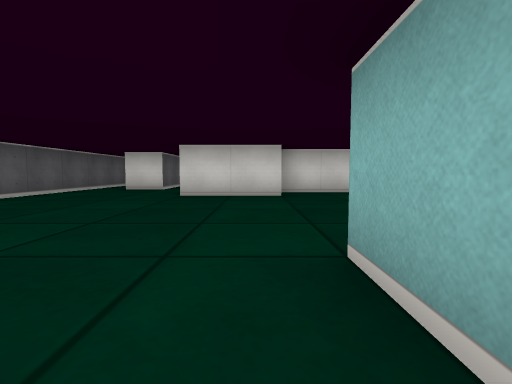
View 1 (above)

20 first-person views from a walk through a cub3D level. The camera is about half as high as the walls, tilts 4° down and sees 85° across. The floor is counted in squares. Each view is taken from the middle of a square. On the plan, view 1 faces up. The plan holds only what a view shows up to about 9 squares ahead; the rest is blank.

View 2
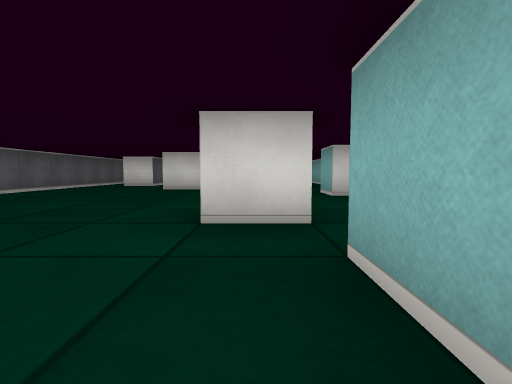

View 3
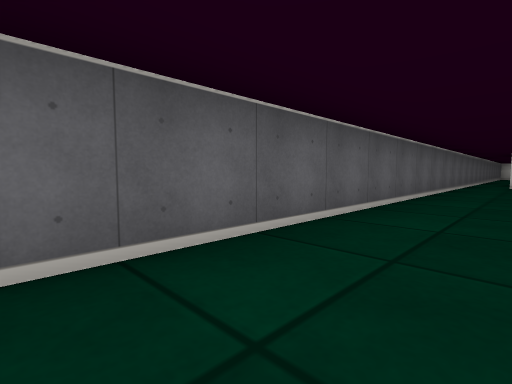

View 4
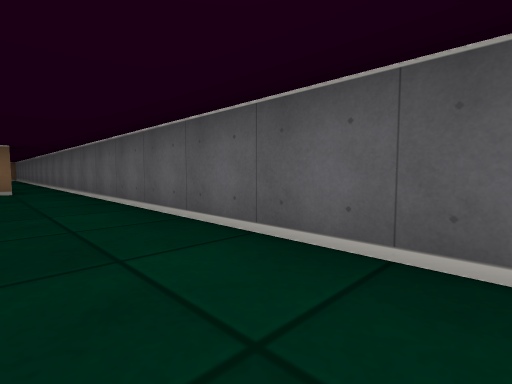

View 5
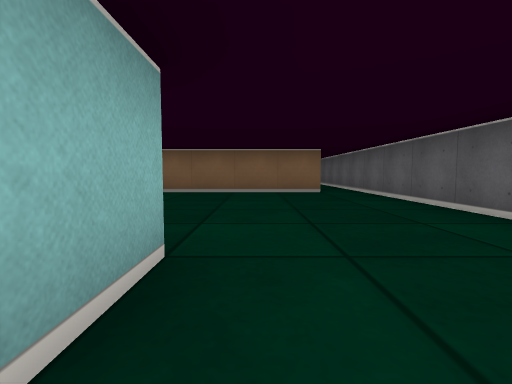

View 6
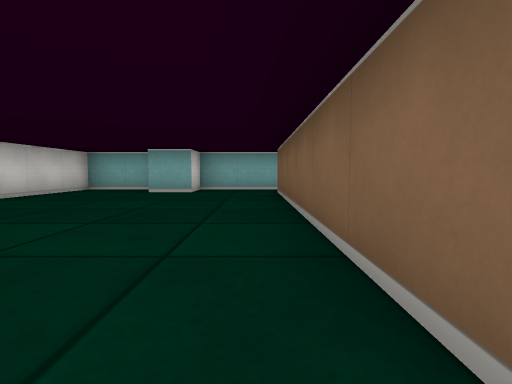

View 7
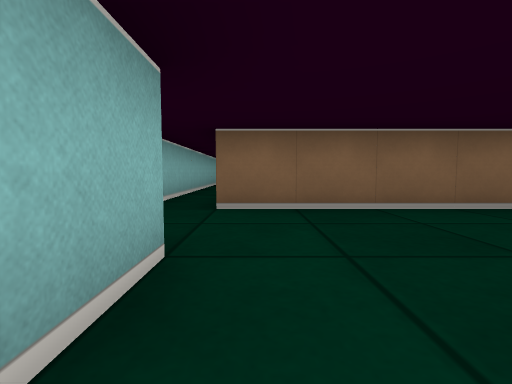

View 8
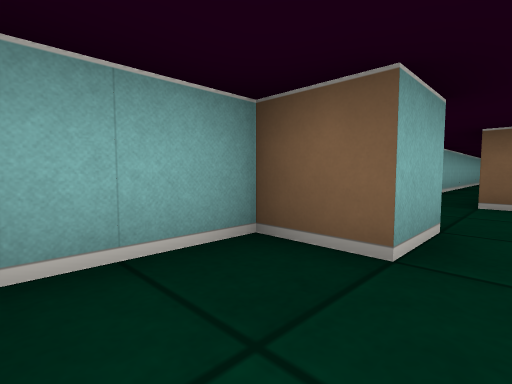

View 9
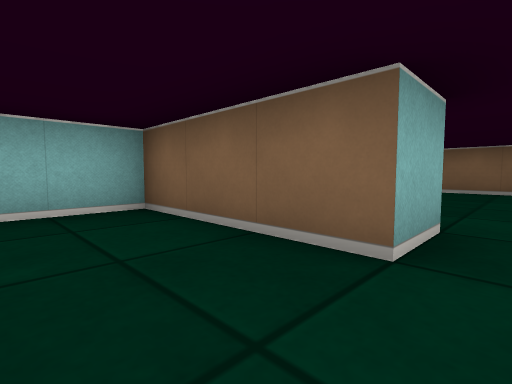

View 10
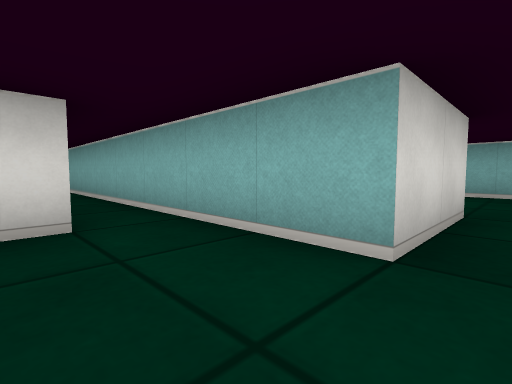

View 11
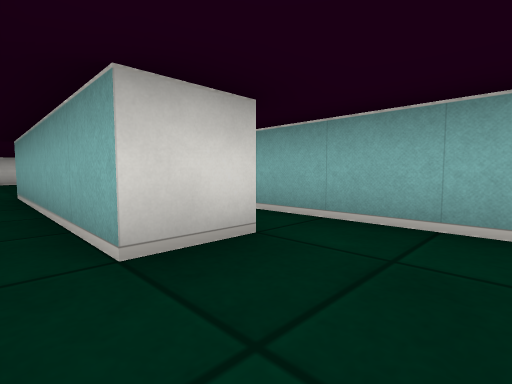

View 12
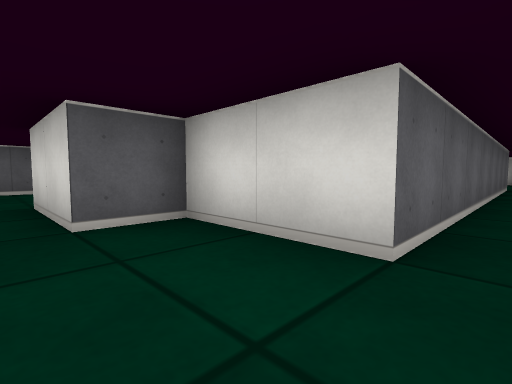

View 13
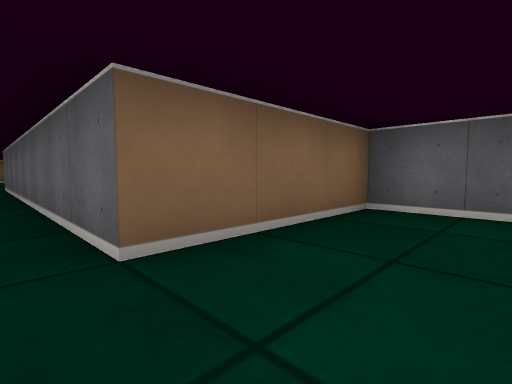

View 14
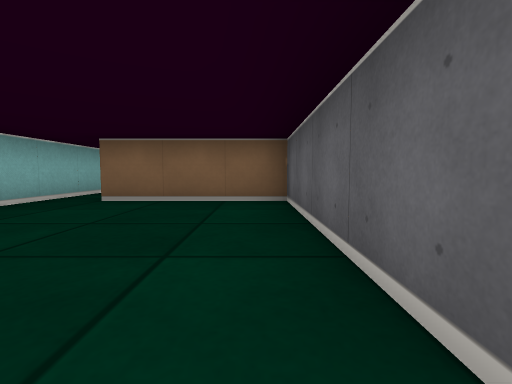

View 15
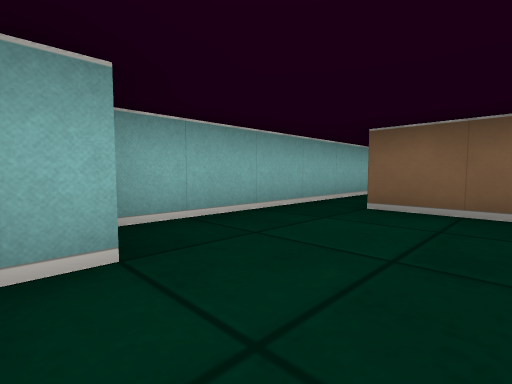

View 16
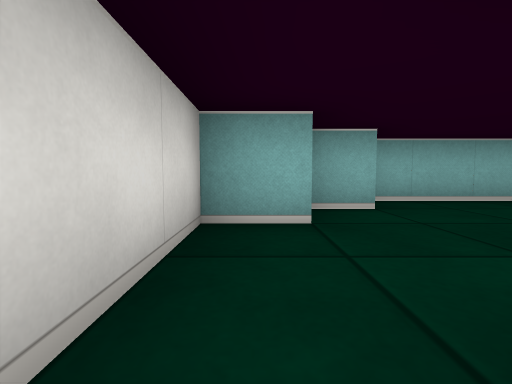

View 17
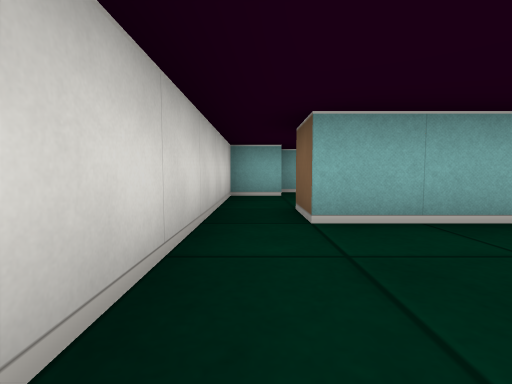

View 18
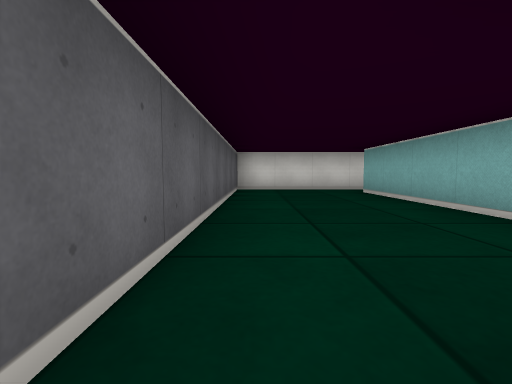

View 19
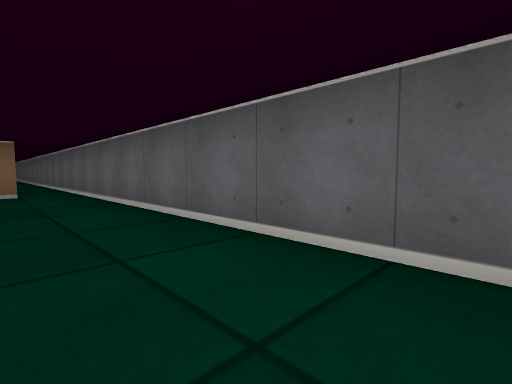

View 20
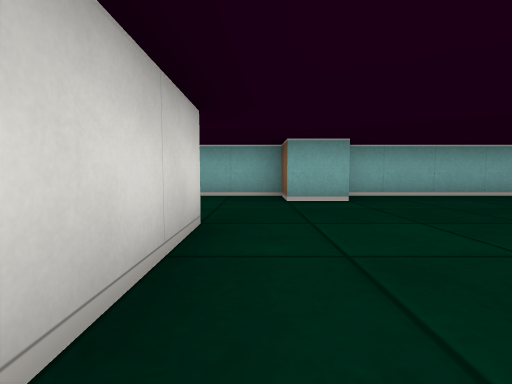

### Floor plan
Points are (right, up) in squares from view 1. A wall is a line through its corners. A room is listed if a view was taken in it or the views show most of it. See-through windows are left out.
Room 1 (views 1, 2, 3, 4, 5, 6, 7, 8, 9, 10, 11, 12, 20)
walls: (-1.5, -3.6) (-1.5, -2.5) (1.5, -2.5) (1.5, -0.5); (1.6, 0.5) (0.5, 0.5) (0.5, 1.5); (3.5, -0.1) (3.5, 3.2); (2.5, 3.4) (2.5, 4.5) (3.5, 4.5) (3.5, 6.1); (-3.6, -8.5) (2.5, -8.5); (2.5, 6.5) (0.5, 6.5) (0.5, 5.5) (-1.5, 5.5) (-1.5, 7.5); (-2.5, 7.5) (-3.5, 7.5); (-4.5, 7.5) (-4.5, -12.2); (3.5, -15.2) (3.5, -6.5) (2.5, -6.5) (2.5, -5.5) (3.5, -5.5) (3.5, -3.5) (0.9, -3.5)
ways out: opening at (3, 7) to room 2; opening at (-3, 7) to room 3; opening at (-4, -11)
Room 2 (views 13, 14, 15, 16)
walls: (2.5, 17.4) (2.5, 18.5); (3.5, 12.1) (3.5, 17.2); (1.5, 18.4) (1.5, 19.5) (-1.5, 19.5); (-1.5, 18.5) (-0.5, 18.5) (-0.5, 14.5) (2.5, 14.5) (2.5, 6.5)
ways out: opening at (3, 7) to room 1; opening at (-1, 19) to room 3
Room 3 (views 17, 18, 19)
walls: (-1.5, 14.6) (-1.5, 18.5); (-2.5, 9.1) (-2.5, 7.5); (-1.5, 19.5) (-4.5, 19.5) (-4.5, 7.5); (-3.5, 7.5) (-3.5, 12.5); (-1.5, 7.5) (-1.5, 12.5)
ways out: opening at (-3, 7) to room 1; opening at (-1, 19) to room 2

Where each view was taken, in squares from view 1:
view 1: 0 up, 0 right, facing up
view 2: 2 down, 1 right, facing up
view 3: 3 down, 3 left, facing up-left
view 4: 1 down, 3 left, facing down-left
view 5: 2 down, 2 left, facing down
view 6: 8 down, 4 left, facing right
view 7: 5 down, 2 right, facing down
view 8: 4 down, 2 right, facing down-right
view 9: 1 down, 2 left, facing down-right
view 10: 5 up, 3 left, facing up-right
view 11: 6 up, 4 left, facing up-right
view 12: 5 up, 3 right, facing up-left
view 13: 16 up, 3 right, facing down-left
view 14: 19 up, 0 right, facing down
view 15: 18 up, 1 right, facing down-right
view 16: 19 up, 1 left, facing right
view 17: 19 up, 4 left, facing right
view 18: 12 up, 4 left, facing up
view 19: 19 up, 3 left, facing down-left
view 20: 5 up, 2 left, facing right
